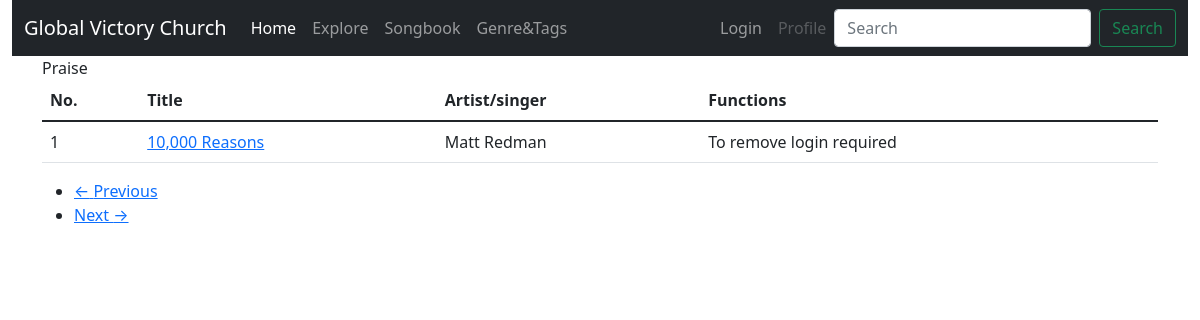
The app's page /tag_songlist?tagid=2, older data.
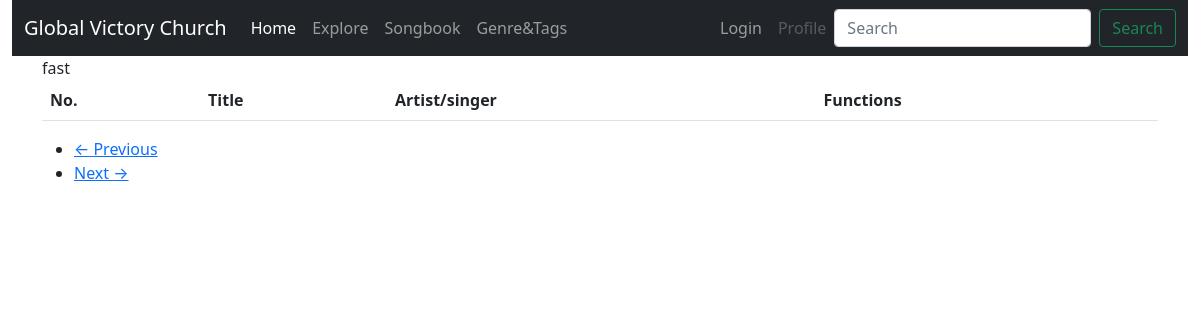
The same page, newer data.
### app/models.py (models this page shows, shortened)
class Tag(db.Model):
    id = db.Column(db.Integer, primary_key=True)
    name = db.Column(db.String)

class Song(db.Model):
    id = db.Column(db.Integer, primary_key=True)
    title = db.Column(db.String(255), index=True)
    singer = db.Column(db.String(140), index=True)
    info = db.Column(db.String(140))
    key = db.Column(db.Integer)
    lyrics = db.Column(db.Text)
    language = db.Column(db.Integer)
    timestamp = db.Column(db.DateTime, index=True, default=datetime.utcnow)
    user_id = db.Column(db.Integer, db.ForeignKey('user.id'))
    tags = db.relationship('Tag', secondary=songtags,
                           backref=db.backref('songs', lazy='dynamic'), lazy='dynamic')
    translated = db.relationship(
        'Song', secondary=translation,
        primaryjoin=(translation.c.song_id == id),
        secondaryjoin=(translation.c.translated_id == id),
        backref=db.backref('translation', lazy='dynamic'), lazy='dynamic')
    media = db.relationship('Mlinks', secondary=medialinks,
                           backref=db.backref('songs', lazy='dynamic'), lazy='dynamic')

### app/routes.py (the view)
@app.route('/tag_songlist')
def tag_songlist():
    tagid = request.args.get('tagid', type=int)
    tag = Tag.query.filter_by(id=tagid).first_or_404()
    page = request.args.get('page', 1, type=int)
    songs = tag.songs.order_by(Song.title).paginate(
        page=page, per_page=app.config['ITEMS_PER_PAGE'], error_out=False)
    next_url = url_for('tag_songlist', tagid=tag.id, page=songs.next_num) \
        if songs.has_next else None
    prev_url = url_for('tag_songlist', tagid=tag.id, page=songs.prev_num) \
        if songs.has_prev else None
    form = EmptyForm()
    return render_template('tag_songlist.html', tag=tag, songs=songs.items,
                            next_url=next_url, prev_url=prev_url, form=form)

### app/forms.py
class EmptyForm(FlaskForm):
    submit = SubmitField('Submit')

### app/routes.py (called while the page is built)
@app.before_request
def before_request():
    if current_user.is_authenticated:
        current_user.last_seen = datetime.utcnow()
        db.session.commit()

### app/templates/tag_songlist.html
{% extends "base.html" %}
{% block app_content %}
<div class="row">
	<div class="col-9">{{ tag.name }}</div>
</div>
<div class="row">
		<div class="col">
			<table class="table table-hover">
			<thead>
			  <tr>
				 <th>No.</th>
				 <th>Title</th>
				 <th>Artist/singer</th>
				 <th>Functions</th>
			  </tr>
			</thead>
			<tbody>
			{% for song in songs %}
				<tr valign="top">
					<td>{{ song.id }}</td>
					<td><a href="{{ url_for('.view_song', id=song.id) }}">{{ song.title }}</a></td>
					<td>{{ song.singer }}</td>
					<td>
					{% if current_user.is_anonymous %}
					To remove login required
					{% else %}
					<form action="{{ url_for('.untag', tagid=tag.id, songid=song.id) }}" method="post">
						{{ form.hidden_tag() }}
						{{ form.submit(value='Remove') }}
					</form>
					{% endif %}
					</td>
				</tr>
			{% endfor %}
			</tbody>
			</table>
		<nav aria-label="...">
			<ul class="pager">
				<li class="previous{% if not prev_url %} disabled{% endif %}">
					<a href="{{ prev_url or '#' }}">
						<span aria-hidden="true">&larr;</span> Previous
					</a>
				</li>
				<li class="next{% if not next_url %} disabled{% endif %}">
					<a href="{{ next_url or '#' }}">
						Next <span aria-hidden="true">&rarr;</span>
					</a>
				</li>
			</ul>
		</nav>
		</div>
	</div>
{% endblock %}

### app/templates/base.html (shortened to what this page needs)
<!DOCTYPE html>
<html>
<head>
  	<link rel="stylesheet" href="{{ url_for('static', filename='css/bootstrap.min.css') }}">
</head>
<body>
    <div class="container-xxl sticky-top">
		<nav class="navbar navbar-expand-lg navbar-dark bg-dark">
			<div class="container-fluid">
				 <a class="navbar-brand" href="{{ url_for('index') }}">Global Victory Church</a>
				<div class="collapse navbar-collapse" id="navbarSupportedContent">
					<ul class="navbar-nav me-auto mb-2 mb-lg-0">
						<li class="nav-item">
							<a class="nav-link active" aria-current="page" href="{{ url_for('index') }}">Home</a>
						</li>
						<li class="nav-item">
							<a class="nav-link" href="{{ url_for('explore') }}">Explore</a></li>
						<li class="nav-item"><a class="nav-link" href="{{ url_for('songbook') }}">Songbook</a></li>
						<li class="nav-item"><a class="nav-link" href="{{ url_for('tag_list') }}">Genre&Tags</a></li>
					</ul>
					<ul class="nav navbar-nav navbar-right">
						{% if current_user.is_anonymous %}
						<li class="nav-item"><a class="nav-link" href="{{ url_for('login') }}">Login</a></li>
						<li class="nav-item"><a class="nav-link disabled">Profile</a></li>
						{% else %}
						<li class="nav-item"><a class="nav-link" href="{{ url_for('user', username=current_user.username) }}">Profile</a></li>
						<li class="nav-item"><a class="nav-link" href="{{ url_for('logout') }}">Logout</a></li>
						{% endif %}
					</ul>
					<form class="d-flex">
						<input class="form-control me-2" type="search" placeholder="Search" aria-label="Search">
						<button class="btn btn-outline-success" type="submit">Search</button>
					</form>
				</div>
			</div>
		</nav>
	</div>
	<div class="container-xxl">
{% block content %}
    <div class="container">
        {% block app_content %}{% endblock %}
    </div>
{% endblock %}
	</div>
</body>
</html>

Row changes from the older to the newer data that the page shows:
no longer on this page (row edited): Song: id "1", title "10,000 Reasons", singer "Matt Redman"
changed Tag: name "Praise" → "fast"
